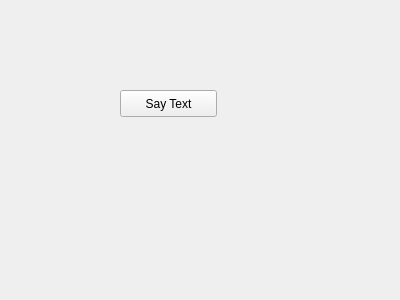
<?xml version="1.0" encoding="UTF-8"?>
<ui version="4.0">
 <class>Widget</class>
 <widget class="QWidget" name="Widget">
  <property name="geometry">
   <rect>
    <x>0</x>
    <y>0</y>
    <width>400</width>
    <height>300</height>
   </rect>
  </property>
  <property name="windowTitle">
   <string>Widget</string>
  </property>
  <widget class="QPushButton" name="btn">
   <property name="geometry">
    <rect>
     <x>120</x>
     <y>90</y>
     <width>97</width>
     <height>27</height>
    </rect>
   </property>
   <property name="text">
    <string>Say Text</string>
   </property>
  </widget>
 </widget>
 <layoutdefault spacing="6" margin="11"/>
 <resources/>
 <connections/>
</ui>
